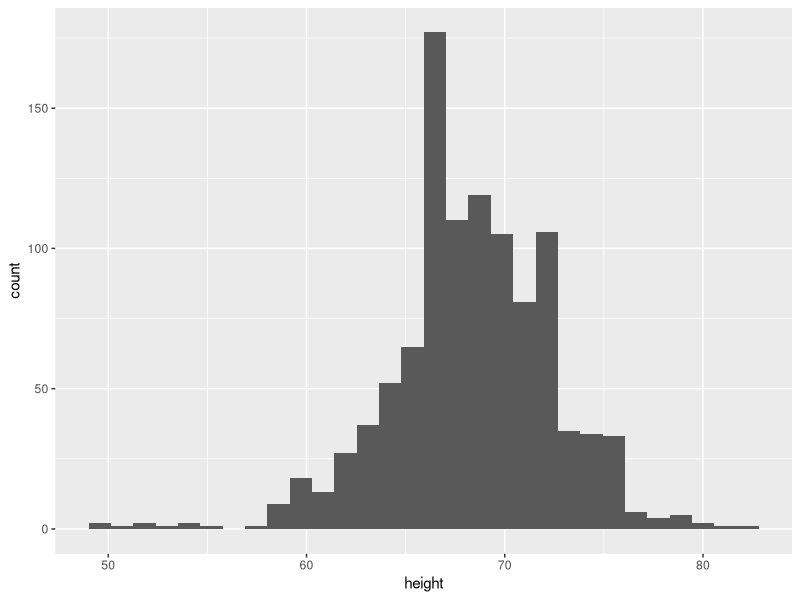

Reproduce this figure in R.
## Cargamos las librerías y seleccionamos los datos
library(dplyr)
library(ggplot2)
library(dslabs)
data(heights)

# creamos el objeto p
p <- heights %>% ggplot(aes(height))
p + geom_histogram() # agregamos la capa del histograma
